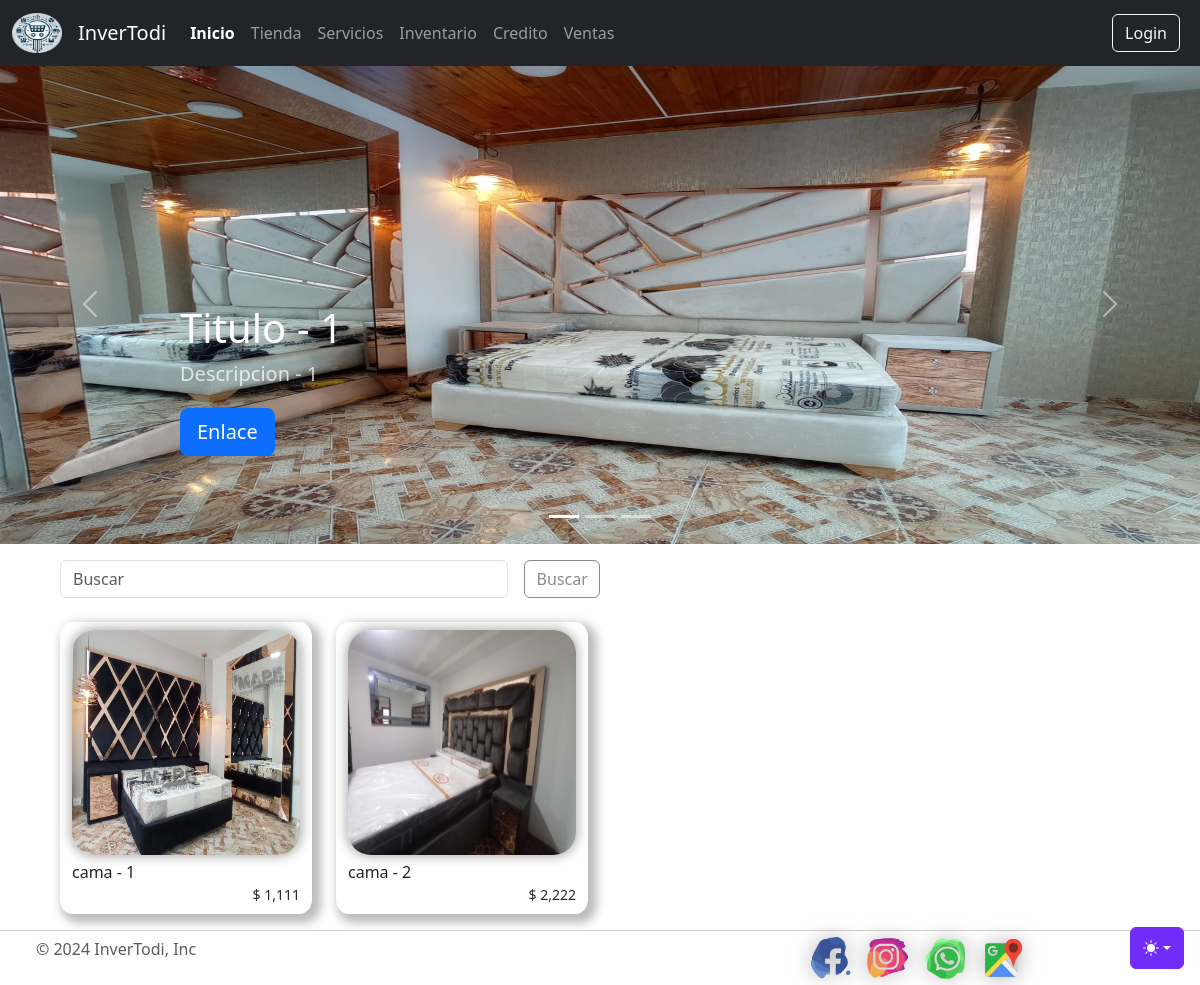
The page / on the database its author committed.
### tienda/models.py (models this page shows, shortened)
class productos(models.Model):
    nombre          = models.CharField(max_length=50)
    imagen          = models.ImageField(upload_to='tienda', null=True, blank=True)
    categoria       = models.ManyToManyField(categoria, null=True, blank=True)
    contenido       = models.CharField(max_length=1000)
    precio          = models.PositiveIntegerField()
    cantidad        = models.PositiveSmallIntegerField()
    disponibilidad  = models.BooleanField(default=True)
    created         = models.DateTimeField(auto_now_add=True)
    updated         = models.DateTimeField(auto_now_add=True)
    class Meta:
        verbose_name='producto'
        verbose_name_plural='productos'

class productoImagen(models.Model):
    producto    = models.ForeignKey(productos, on_delete=models.CASCADE, related_name='imagenes')
    imagen      = models.ImageField(upload_to='tienda/productos')

### appInventodi/views.py (the view)
# urls.py: path('', views.home, name="Home"),
def home(request):
    products = productos.objects.prefetch_related('imagenes').all()
    categorias = categoria.objects.all()
    grupos = Group.objects.all()  # Obtener todos los grupos
    return render(request, "home.html", {'grupos': grupos, 'products': products, 'categorias': categorias})

### appInventodi/templates/home.html (shortened to what this page needs)
{% extends "base.html" %}
{% load static %}
{% load humanize %}
{% block content %}
    <div id="myCarousel" class="carousel slide mb-6" data-bs-ride="carousel">
        <div class="carousel-indicators">
        <button type="button" data-bs-target="#myCarousel" data-bs-slide-to="0" class="active" aria-current="true" aria-label="Slide 1"></button>
        <button type="button" data-bs-target="#myCarousel" data-bs-slide-to="1" aria-label="Slide 2"></button>
        <button type="button" data-bs-target="#myCarousel" data-bs-slide-to="2" aria-label="Slide 3"></button>
        </div>
        <div class="carousel-inner">
        <div class="carousel-item active">
            <img src="{% static 'img/cama3.jpg' %}" class="d-block w-100" alt="Slider_2" style="height: 60vh">
            <div class="container">
                <div class="carousel-caption text-start">
                    <h1>Titulo - 1</h1>
                    <p class="opacity-75">Descripcion - 1</p>
                    <p><a class="btn btn-lg btn-primary" href="#">Enlace</a></p>
                </div>
            </div>
        </div>
        </div>
        <button class="carousel-control-prev" type="button" data-bs-target="#myCarousel" data-bs-slide="prev">
            <span class="carousel-control-prev-icon" aria-hidden="true"></span>
        </button>
        <button class="carousel-control-next" type="button" data-bs-target="#myCarousel" data-bs-slide="next">
            <span class="carousel-control-next-icon" aria-hidden="true"></span>
        </button>
    </div>
    <div class="" style="width: 90% !important; margin: 0% 5% 0% 5%">
        <div class="row row-cols-2 row-cols-md-4 gx-4 gy-4 text-center">
            <div style="width: 100%;">
                <div style="width: 50%;">
                    <form method="get" action="{% url 'filtrar' %}" role="search" style="    display: flex;">
                        <input class="form-control" type="search" name="buscar" placeholder="Buscar" aria-label="Buscar" value="{{ request.GET.buscar }}">
                        <div class="content-btn-buscar">
                            <button class="btn button-round" type="submit">Buscar</button>
                        </div>
                    </form>
                </div>
            </div>
            {% for producto in products %}
            <div class="col-6 col-sm-4">
            <div class="col">
                <div class="" style="background: rgb(255, 255, 255); padding: 1vh 1vw 1vh 1vw;; border-radius: 5% ;
    box-shadow: 5px 5px 10px 4px rgba(32, 32, 32, 0.3);">
                    <img class="image-one" title="{{producto.nombre}}"
                        src="{{producto.imagen.url}}"
                        width="100%" height="225"
                        data-bs-toggle="modal"
                        data-bs-target="#productModal"
                        data-name="{{producto.nombre}}"
                        data-description="{{producto.contenido}}"
                        data-price="{{producto.precio}}"
                        data-quantity="{{producto.cantidad}}"
                        data-images='[{% for img in producto.imagenes.all %}"{{img.imagen.url}}"{% if not forloop.last %},{% endif %}{% endfor %}]'>
                    <div class="card-body" style="text-align: start; margin: 0 !important;">
                        <h6 style="margin:0.5rem 0 0 0">{{producto.nombre}}</h6>
                        {% if producto.cantidad > 0 %}
                            <div class="" style="text-align: end;">
                                <small style="font-weight: 500;">$ {{producto.precio|intcomma}}</small>
                            </div>
                        {% else %}
                            <div class="" style="text-align: end;">
                                <small>No disponible</small>
                            </div>
                        {% endif %}
                    </div>
                </div>
            </div>
            </div>
            {% endfor %}
        </div>
    </div>
{% endblock %}

### appInventodi/static/css/style.css (style rules this page uses)
.button-round { background-color: #ffffff00; border: 1px solid rgb(138, 138, 138); color: rgb(138, 138, 138); padding: 0.375rem 0.7rem; text-align: center; text-decoration: none; display: inline-block; font-size: 16px; margin: 0; cursor: pointer; border-radius: 0.375rem; }
.image-one { border-radius: 10%; box-shadow: 0px 0px 10px 3px rgba(32, 32, 32, 0.3); }
.content-btn-buscar { margin: 0px 0 0 1rem; }
html, body { height: 100%; margin: 0; display: flex; flex-direction: column; }
body { display: flex; flex-direction: column; min-height: 100vh; }

### appInventodi/static/css/carousel.css (style rules this page uses)
body { padding-top: 3rem; color: rgb(var(--bs-tertiary-color-rgb)); }
.carousel { margin-bottom: 1rem; }
.carousel-caption { bottom: 3rem; z-index: 10; }
@media (min-width: 40em) { .carousel-caption p { margin-bottom: 1.25rem; font-size: 1.25rem; line-height: 1.4; } }

### rows shown on the page
productos: imagen (picture), nombre "cama - 1", precio "1,111"
productos: imagen (picture), nombre "cama - 2", precio "2,222"
